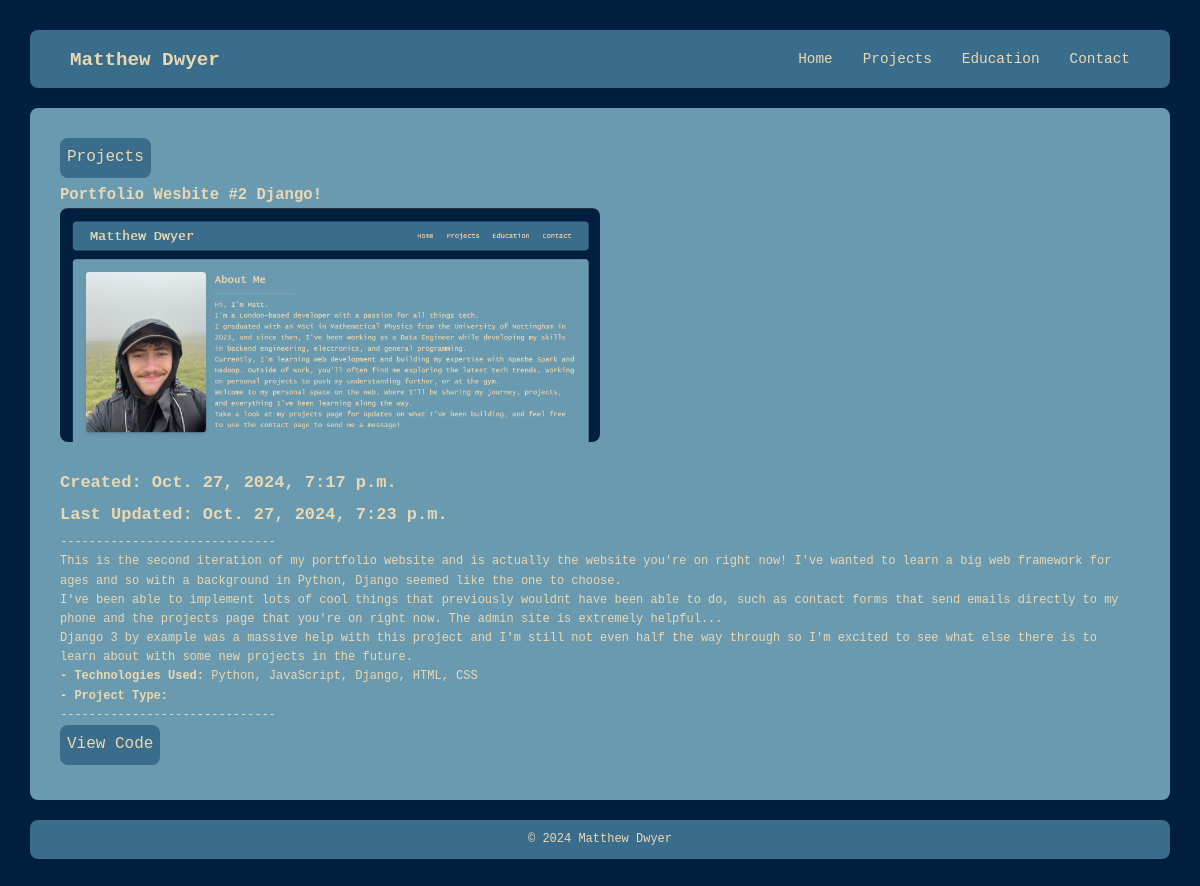
The app's page /projects/portfolio-wesbite-2-django/, older data.
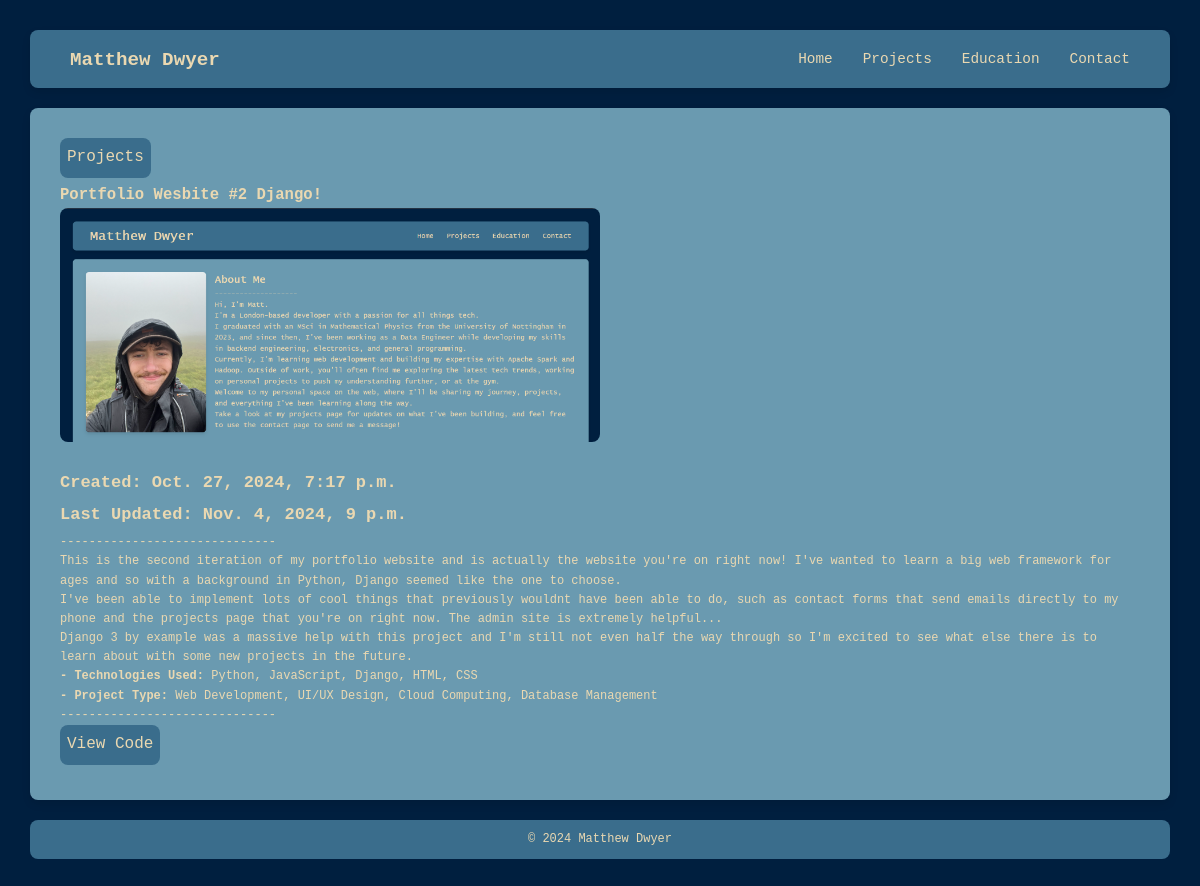
The same page, newer data.
### projects/models.py (models this page shows, shortened)
class Project(models.Model):
    title = models.CharField(max_length=200, verbose_name="Project Title")
    slug = models.SlugField(max_length=250, unique=True, blank=True, verbose_name="URL Slug")
    link = models.URLField(
        help_text="Enter a link to the project or repository.",
        blank=True,
        null=True
    )
    description = models.TextField(verbose_name="Project Description")
    created = models.DateTimeField(default=timezone.now, verbose_name="Date Created", editable=True)
    updated = models.DateTimeField(auto_now=True, verbose_name="Last Updated")
    image = models.ImageField(
        upload_to='images/',
        blank=True,
        null=True,
        help_text="Upload an image for the project.",
        verbose_name="Project Image"
    )
    file = models.FileField(
        upload_to='files/',
        blank=True,
        null=True,
        help_text="Upload a file related to the project.",
        verbose_name="Project File"
    )
    technologies = models.ManyToManyField(Technology, related_name="projects", verbose_name="Technologies Used")
    projecttype = models.ManyToManyField(ProjectType, related_name="projects", verbose_name="Project Types")
    def technology_list(self):
        return ", ".join(tech.name for tech in self.technologies.all())
    def type_list(self):
        return ", ".join(type.name for type in self.projecttype.all())
    class Meta:
        ordering = ["-created"]
        verbose_name = "Project"
        verbose_name_plural = "Projects"

class Technology(models.Model):
    name = models.CharField(max_length=100, unique=True, verbose_name="Technology Name")
    type = models.ForeignKey(
        TechnologyType,
        on_delete=models.CASCADE,
        related_name="technologies",
        verbose_name="Type"
    )

class ProjectType(models.Model):
    name = models.CharField(max_length=50, unique=True, verbose_name="Project Type")

### projects/views.py (the view)
# urls.py: path('<slug:slug>/', views.project_detail, name='detail'),
def project_detail(request, slug):
    project = get_object_or_404(Project, slug=slug)
    return render(request, 'projects/detail.html', {'project': project})

### projects/templates/projects/detail.html (shortened to what this page needs)
{% extends 'projects/base.html' %}
{% block content %}
<div class="project-detail">
    <a href="{% url 'projects:list' %}">Projects</a>
    <h2>{{ project.title }}</h2>
    {% if project.image %}
    <img src="{{ project.image.url }}" alt="{{ project.title }}">
    {% endif %}
    <h3><strong>Created: {{ project.created }} </strong></h3>
    <h3><strong>Last Updated: {{ project.updated }}</strong></h3>
    <p>------------------------------</p>
    <p>{{ project.description|linebreaks}}</p>
    <p><strong> - Technologies Used:</strong> {{ project.technology_list }}</p>
    <p><strong> - Project Type:</strong> {{ project.type_list }}</p>
    <p>------------------------------</p>
    {% if project.link %}
        <a href="{{ project.link }}" target="_blank">View Code</a>
    {% endif %}
</div>
{% endblock %}

Row changes from the older to the newer data that the page shows:
changed Project "Portfolio Wesbite #2 Django!": updated "Oct. 27, 2024, 7:23 p.m." → "Nov. 4, 2024, 9 p.m."; type_list (not shown) → "Web Development, UI/UX Design, Cloud Computing, Database Management"
